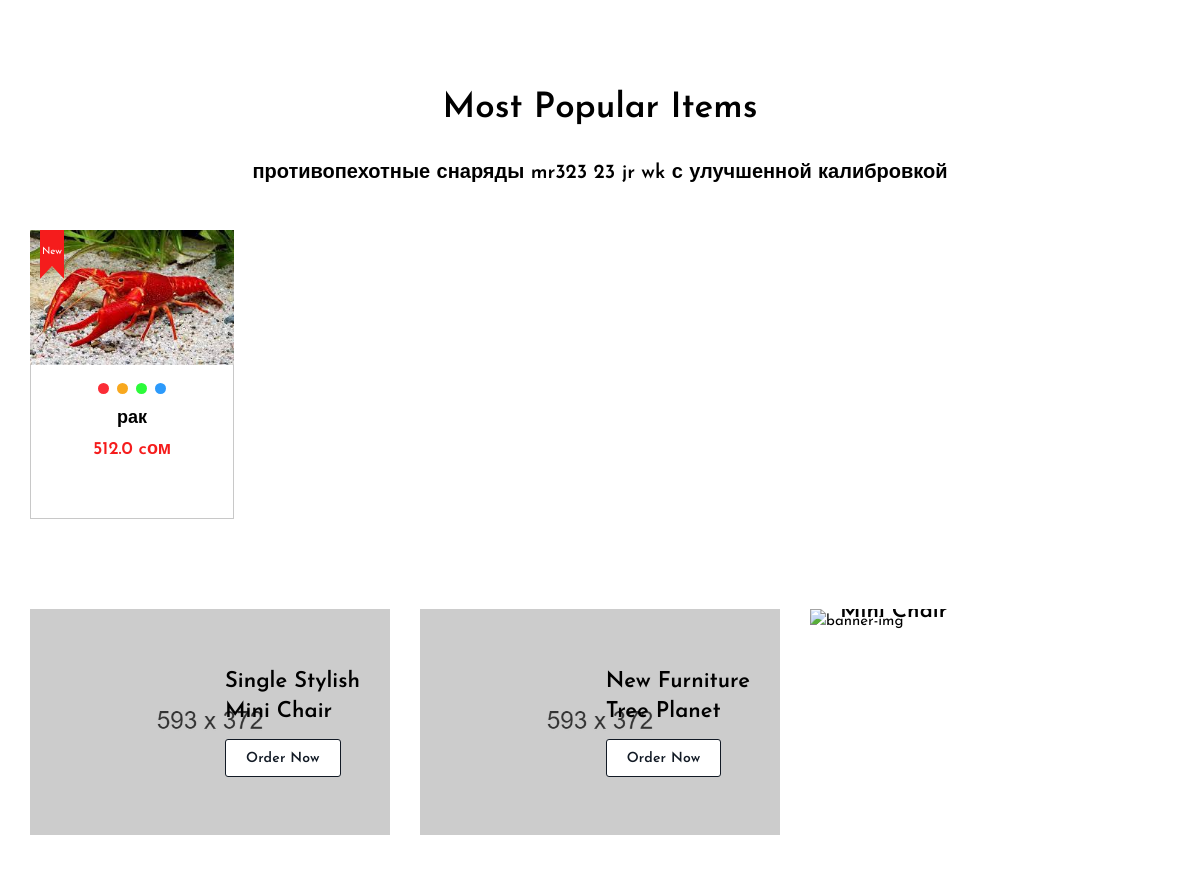
The app's page / (middle part), older data.
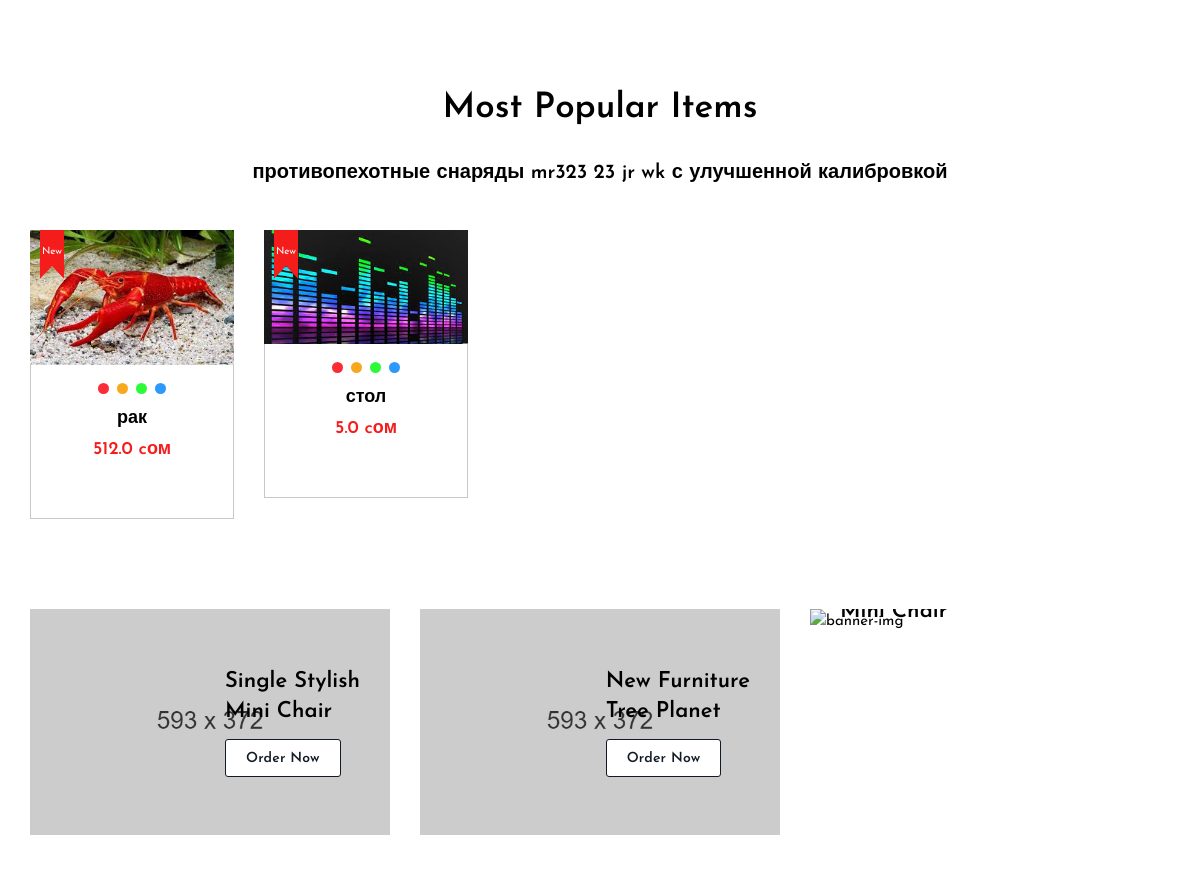
The same page, newer data.
### app/models.py (models this page shows, shortened)
class Category( Model):
    name = CharField(max_length=250)
    image = ImageField(null=True, blank=True)
    description = CharField(max_length=250)

class Products(Model):
    name =  CharField(max_length=250)
    description =  CharField(max_length=250)
    image =  ImageField()
    price =  FloatField()
    color =  CharField(max_length=250)
    weight =  FloatField()
    barcode =  CharField(max_length=250)
    categoryObject =  ForeignKey(Category, on_delete= CASCADE)
    brandObject =  ForeignKey(Brands, on_delete= CASCADE)
    created_at = DateTimeField(default=timezone.now,null=True)

### app/views.py (the view)
# urls.py: path('', Index.as_view(), name='index'),
class Index(TemplateView):
    template_name = 'index.html'
    def get_context_data(self, **kwargs):
        context = super().get_context_data(**kwargs)
        context["category_data"] = {}
        categories = Category.objects.all()[:6]
        for category in categories:
            products = Products.objects.filter(categoryObject=category)[:10]
            context["category_data"][category] = products
        context['blogs'] = Blogs.objects.order_by('created_at')[:5]
        context['randomImages'] = ProductsImages.objects.order_by('?')[:8]
        return context

### app/templates/index.html (shortened to what the changed rows need)
{% extends 'base.html' %}
{% load static %}
{% block content %}
    <main class="main__content_wrapper">
        <section class="product__section section--padding pt-0">
            <div class="container-fluid">
                <div class="section__heading text-center mb-30">
                    <h2 class="section__heading--maintitle">Most Popular Items</h2>
                </div>
                <ul class="product__tab--btn d-flex justify-content-center mb-50">
                    {% for item in category_data %}
                        <li class="product__tab--btn__list  {% if item == category.0 %}active{% endif %}" data-toggle="tab" data-target="#{{item.name}}">{{item.name}} </li>
                    {% endfor %}
                </ul>
                <div class="tab_content">
                    {% for category,products in category_data.items %}
                    <div id="{{category.name}}" class="tab_pane{% if forloop.first %}active show{%endif%}">
                        <div class="product__section--inner">
                            <div class="row row-cols-xl-5 row-cols-lg-4 row-cols-md-3 row-cols-2 mb--n30">
                                {% for product in products %}
                                <div class="col mb-30">
                                    <div class="product__items ">
                                        <div class="product__items--thumbnail">
                                            <a class="product__items--link" href="{% url 'productdetails' product.id %}">
                                                <img class="product__items--img product__primary--img" src="{{product.image.url}}" alt="product-img">
                                            </a>
                                            <div class="product__badge">
                                                <span class="product__badge--items sale">New</span>
                                            </div>
                                        </div>
                                        <div class="product__items--content text-center">
                                            <div class="product__items--color">
                                                <ul class="product__items--color__wrapper d-flex justify-content-center">
                                                    <li class="product__items--color__list"><a class="product__items--color__link one" href="javascript:void(0)"><span class="visually-hidden">Color 1</span></a></li>
                                                    <li class="product__items--color__list"><a class="product__items--color__link two" href="javascript:void(0)"><span class="visually-hidden">Color 2</span></a></li>
                                                    <li class="product__items--color__list"><a class="product__items--color__link three" href="javascript:void(0)"><span class="visually-hidden">Color 3</span></a></li>
                                                    <li class="product__items--color__list"><a class="product__items--color__link four" href="javascript:void(0)"><span class="visually-hidden">Color 3</span></a></li>
                                                </ul>
                                            </div>
                                            <h3 class="product__items--content__title h4"><a href="{% url 'productdetails' product.id%}">{{product.name}}</a></h3>
                                            <div class="product__items--price">
                                                <span class="current__price">{{product.price}} cом</span>
                                            </div>
                                        </div>
                                    </div>
                                </div>
                                {% endfor %}
                            </div>
                        </div>
                    </div>
                    {% endfor %}
                </div>
            </div>
        </section>
        <section class="banner__section section--padding pt-0">
            <div class="container-fluid">
                <div class="row row-cols-lg-3 row-cols-md-2 row-cols-sm-2 row-cols-1 mb--n28">
                    <div class="col mb-28">
                        <div class="banner__items">
                            <a class="banner__items--thumbnail position__relative" href="shop.html"><img class="banner__items--thumbnail__img" src='{% static 'assets/img/banner/banner6.webp' %}' ^}" alt="banner-img">
                                <div class="banner__items--content__style2 right">
                                    <h2 class="banner__items--content__style2--title">Single Stylish <br>
                                        Mini Chair </h2>
                                </div>
                            </a>
                        </div>
                    </div>
                    <div class="col mb-28">
                        <div class="banner__items">
                            <a class="banner__items--thumbnail position__relative" href="shop.html"><img class="banner__items--thumbnail__img" src='{% static 'assets/img/banner/banner7.webp' %}' ^}" alt="banner-img">
                                <div class="banner__items--content__style2 right">
                                    <h2 class="banner__items--content__style2--title">New Furniture <br>
                                        Tree Planet </h2>
                                </div>
                            </a>
                        </div>
                    </div>
                    <div class="col mb-28">
                        <div class="banner__items">
                            <a class="banner__items--thumbnail position__relative" href="shop.html"><img class="banner__items--thumbnail__img" src="{% static 'assets/img/banner/banner8.webp' %}' ^}" alt="banner-img">
                                <div class="banner__items--content__style2">
                                    <h2 class="banner__items--content__style2--title">Single Stylish <br>
                                        Mini Chair </h2>
                                </div>
                            </a>
                        </div>
                    </div>
                </div>
            </div>
        </section>
    </main>
{% endblock %}

Row changes from the older to the newer data that the page shows:
added Products: image (picture), name "стол", price "5.0"
